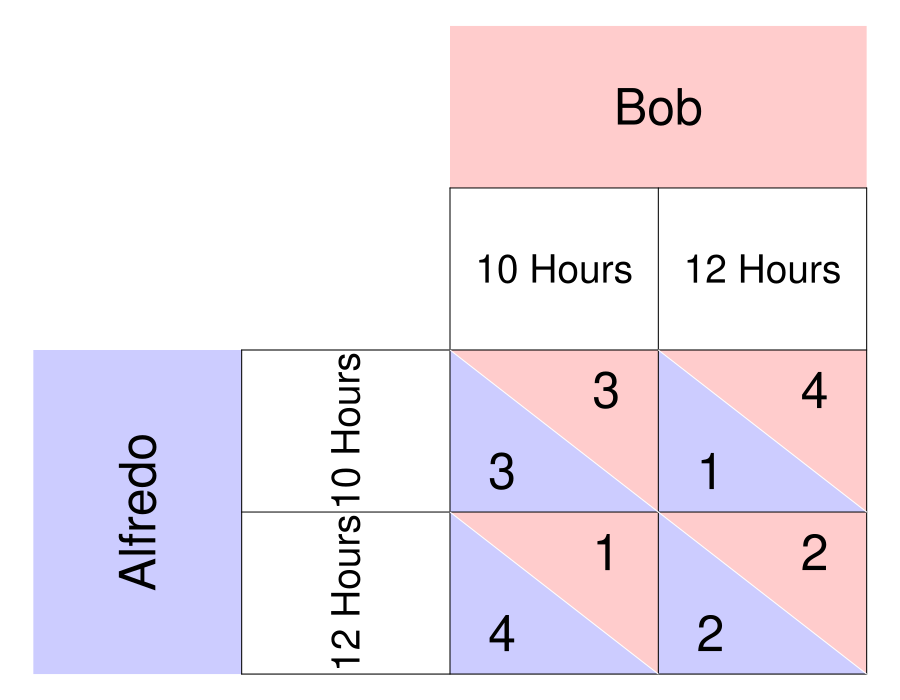

Reproduce this figure in R.
require(ggplot2)
require(shape)
pdf(file = "society/matrix_fishermen_nosoln.pdf", width = 9, height = 7)

par(mar =  c(0, 0, 0, 0))
xlims <- c(0, 8)
ylims <- c(0, 8)

#TextSizes
PlayerSize <- 3
StratSize <- 2.3
PayoffSize <- 3

p1fadelevel <- 0.2
p2fadelevel <- 0.2

#Payoffs are listed as c("NW", "SW", "NE", "SE")

#Considerations for Player 1
P1Name <- c("Alfredo")
P1Strat <- c("10 Hours", "12 Hours")
P1Payoffs <- c("3", "4", "1", "2")
P1BR1 <- c("SW") #Must be NW or SW - the BR prints accordingly. 
P1BR2 <- c("SE") #Must be NE or SE - the BR prints accordingly. 
P1bestsize <- 2.5 #Adjusts size of point indicating best response of P1
#NW = (5, 3); SW = (5,1); NE = (7, 3); SE = (7, 1)

#Considerations for Player 2
P2Name <- c("Bob")
P2Strat <- c("10 Hours", "12 Hours")
P2Payoffs <- c("3", "1", "4", "2")
P2BR1 <- c("NE") #Must be NW or SW - the BR prints accordingly. 
P2BR2 <- c("SE") #Must be NE or SE - the BR prints accordingly. 
P2bestsize <- 4 #Adjusts size of circle indicating best response of P1

plot(0, 0, xlim = xlims, ylim = ylims, type = "n",
     xlab = expression(""),
     ylab = expression(""),
     xaxt = "n", 
     yaxt = "n", 
     cex.lab = 2, 
     bty = "n")



#Color and label for Player 1 and their strategies
polygon(c(0,0,2,2,0), c(0,4,4,0,0), col=rgb(0, 0, 1, p1fadelevel), density=NULL, border = NA)
text(1, 2, P1Name[1], srt = 90, cex = PlayerSize)

text(3, 3, P1Strat[1], cex = StratSize, srt = 90)
text(3, 1, P1Strat[2], cex = StratSize, srt = 90)


#Color and label for Player 2
polygon(c(4,4,8,8,4), c(8,6,6,8,8), col=rgb(1, 0, 0, p2fadelevel), density=NULL, border = NA)
text(6, 7, P2Name[1], cex = PlayerSize)

text(5, 5, P2Strat[1], cex = StratSize)
text(7, 5, P2Strat[2], cex = StratSize)

#NorthWest cell 
#P1
polygon(c(4,4,6,4), c(4,2,2,4), col=rgb(0, 0, 1, p1fadelevel), density=NULL, border = NA)
#P2
polygon(c(4,6,6,4), c(4,4,2,4), col=rgb(1, 0, 0, p2fadelevel), density=NULL, border = NA)

#P1
text(4.5, 2.5, P1Payoffs[1], cex = PayoffSize)
#P2
text(5.5, 3.5, P2Payoffs[1], cex = PayoffSize)

#SouthWest cell  
#P1
polygon(c(4,4,6,4), c(2,0,0,2), col=rgb(0, 0, 1, p1fadelevel), density=NULL, border = NA)
#P2
polygon(c(4,6,6,4), c(2,2,0,2), col=rgb(1, 0, 0, p2fadelevel), density=NULL, border = NA)

#P1
text(4.5, 0.5, P1Payoffs[2], cex = PayoffSize)
#P2
text(5.5, 1.5, P2Payoffs[2], cex = PayoffSize)


#NorthEast cell 
#P1
polygon(c(6,6,8,6), c(4,2,2,4), col=rgb(0, 0, 1, p1fadelevel), density=NULL, border = NA)
#P2
polygon(c(6,8,8,6), c(4,4,2,4), col=rgb(1, 0, 0, p2fadelevel), density=NULL, border = NA)
#P1
text(6.5, 2.5, P1Payoffs[3], cex = PayoffSize)
#P2
text(7.5, 3.5, P2Payoffs[3], cex = PayoffSize)

#SouthEast cell 
#P1
polygon(c(6,6,8,6), c(2,0,0,2), col=rgb(0, 0, 1, p1fadelevel), density=NULL, border = NA)
#P2
polygon(c(6,8,8,6), c(2,2,0,2), col=rgb(1, 0, 0, p2fadelevel), density=NULL, border = NA)
#P1
text(6.5, 0.5, P1Payoffs[4], cex = PayoffSize)
#P2
text(7.5, 1.5, P2Payoffs[4], cex = PayoffSize)


#Lines for the Table
segments(8, 0, 8, 6, lty = 1, col = "black")
segments(4, 6, 8, 6, lty = 1, col = "black")
segments(2, 0, 2, 4, lty = 1, col = "black")
segments(2, 0, 8, 0, lty = 1, col = "black")
segments(2, 4, 8, 4, lty = 1, col = "black")
segments(4, 0, 4, 6, lty = 1, col = "black")
segments(2, 2, 8, 2, lty = 1, col = "black")
segments(6, 0, 6, 6, lty = 1, col = "black")

#Diagonals
#NW
segments(4, 4, 6, 2, lty = 1, col = "white")
#NE
segments(6, 4, 8, 2, lty = 1, col = "white")
#SW
segments(4, 2, 6, 0, lty = 1, col = "white")
#Se
segments(6, 2, 8, 0, lty = 1, col = "white")


#Best responses 
#P1 
# if (P1BR1[1] == "NW"){
#   points(5, 3, pch = 16, col = "black", cex = P1bestsize)
# } else{points(5, 1, pch = 16, col = "black", cex = P1bestsize)
# }
# 
# if (P1BR2[1] == "NE"){
#   points(7, 3, pch = 16, col = "black", cex = P1bestsize)
# } else{points(7, 1, pch = 16, col = "black", cex = P1bestsize)
# }
# 
# 
# #P2
# if (P2BR1[1] == "NW"){
#   points(5, 3, pch = 1, col = "black", cex = P2bestsize)
# } else{points(7, 3, pch = 1, col = "black", cex = P2bestsize)
# }
# 
# if (P2BR2[1] == "SW"){
#   points(5, 1, pch = 1, col = "black", cex = P2bestsize)
# } else{points(7, 1, pch = 1, col = "black", cex = P2bestsize)
# }

dev.off()
